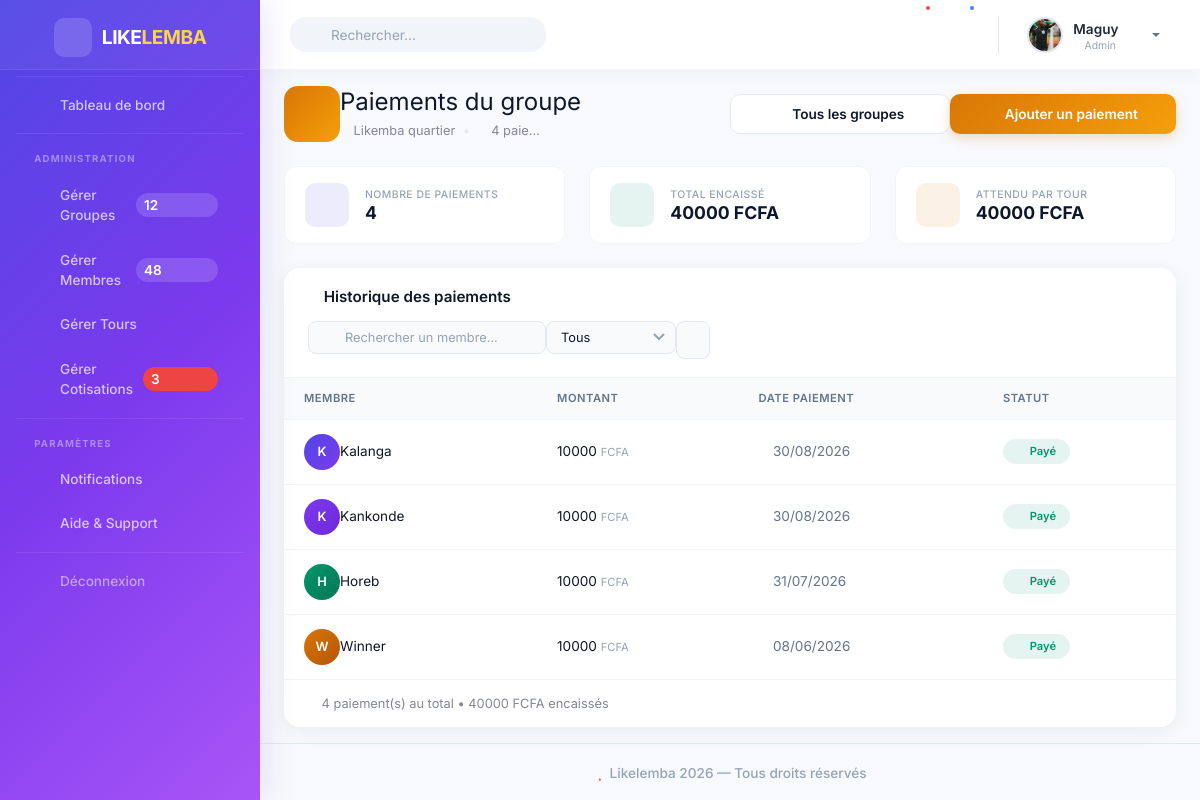
Page /groupes/7/paiements/ (signed in) on the committed database.
### authentification/models.py (models this page shows)
class Utilisateur(AbstractUser):
    telephone = models.CharField(max_length=20)
    ROLE_CHOICES = [
        ('ADMIN', 'Admin'),
        ('MEMBRE', 'Membre')
    ]
    role = models.CharField(max_length=10, choices=ROLE_CHOICES)
    photo = models.ImageField(upload_to='profiles/', null=True, blank=True)
    is_verified = models.BooleanField(default=False)

### likelemba_app/models.py (models this page shows, shortened)
class Groupe(models.Model):
    FREQUENCE_CHOICES = [
        ('QUOTIDIEN', 'Quotidien'),
        ('HEBDOMADAIRE', 'Hebdomadaire'),
        ('MENSUEL', 'Mensuel'),
        ('ANNUEL', 'Annuel')
    ]
    STATUT_CHOICES = [
        ('ACTIF', 'Actif'),
        ('TERMINE', 'Terminé')
    ]
    nom = models.CharField(max_length=100)
    montant_cotisation = models.DecimalField(
        max_digits=10,
        decimal_places=2
    )
    frequence = models.CharField(max_length=20, choices=FREQUENCE_CHOICES)
    date_debut = models.DateField()
    statut = models.CharField(max_length=20, choices = STATUT_CHOICES, default='ACTIF')
    date_creation = models.DateTimeField(auto_now_add=True, null=True)
    admin = models.ForeignKey(
        Utilisateur,
        on_delete=models.CASCADE
    )

class Paiement(models.Model):
    membre = models.ForeignKey(
        MembreGroupe,
        on_delete=models.CASCADE
    )
    tour = models.ForeignKey(
        Tour,
        on_delete=models.CASCADE
    )
    montant = models.DecimalField(
        max_digits=10,
        decimal_places=2
    )
    date_paiement = models.DateField()
    statut = models.CharField(
        max_length=20,
        choices=[
            ('PAYE', 'Payé'),
            ('NON_PAYE', 'Non payé')
        ]
    )

class MembreGroupe(models.Model):
    utilisateur = models.ForeignKey(
        Utilisateur,
        on_delete=models.CASCADE,
        null=True,
        blank=True
    )
    groupe = models.ForeignKey(
        Groupe,
        on_delete=models.CASCADE,
        null=True,
        blank=True
    )
    nom = models.CharField(max_length=100, null=True, blank=True)
    telephone = models.CharField(max_length=20, blank=True)
    ordre_reception = models.IntegerField()
    date_inscription = models.DateTimeField(auto_now_add=True)
    @property
    def nom_affiche(self):
        if self.utilisateur:
            return self.utilisateur.username
        return self.nom or "Membre sans nom"
    class Meta:
        unique_together = ('utilisateur', 'groupe')

### likelemba_app/views.py (the view)
# urls.py: path('groupes/<int:groupe_id>/paiements/', paiements_groupe_view, name='paiements_groupe'),
@login_required(login_url="login")
def paiements_groupe_view(request, groupe_id):
    if request.user.role != 'ADMIN':
        return redirect('dashboard_membre')
    groupe = get_object_or_404(Groupe, id=groupe_id, admin=request.user)
    paiements = Paiement.objects.filter(
        membre__groupe=groupe
    ).select_related('membre', 'membre__utilisateur').order_by('-date_paiement', '-id')
    resume = paiements.aggregate(total_encaisse=Sum('montant'))
    total_encaisse = resume['total_encaisse'] or 0
    total_paiements = paiements.count()
    total_attendu = groupe.montant_cotisation * MembreGroupe.objects.filter(groupe=groupe).count()
    return render(request, 'paiements/paiements_groupe.html', {
        'groupe': groupe,
        'paiements': paiements,
        'total_encaisse': total_encaisse,
        'total_paiements': total_paiements,
        'total_attendu': total_attendu,
    })

### likelemba/templates/paiements/paiements_groupe.html (shortened to what this page needs)
{% extends 'base.html' %}
{% load static %}
{% block content %}
<div class="page-header mb-3 mb-md-4">
    <div class="d-flex flex-column flex-sm-row justify-content-between align-items-start align-items-sm-center gap-3">
        <div class="d-flex align-items-center gap-3 w-100 w-sm-auto">
            <div class="group-avatar-large" style="background: linear-gradient(135deg, #d97706, #f59e0b); flex-shrink: 0;">
                <i class="fas fa-coins"></i>
            </div>
            <div class="min-width-0">
                <h1 class="h4 h-md-3 mb-1 fw-bold" style="color: #0f172a;">
                    Paiements du groupe
                </h1>
                <p class="text-muted small mb-0 text-truncate" style="max-width: 200px;">
                    <i class="fas fa-layer-group me-1" style="color: #d97706;"></i>
                    {{ groupe.nom }}
                    <span class="bullet">•</span>
                    <i class="fas fa-coins me-1" style="color: #d97706;"></i>
                    {{ total_paiements }} paiement{{ total_paiements|pluralize }}
                </p>
            </div>
        </div>
        <div class="d-flex gap-2 w-100 w-sm-auto">
            <a href="{% url 'liste_groupes_paiements' %}" class="btn btn-outline-modern flex-1">
                <i class="fas fa-arrow-left me-1"></i>
                <span class="d-none d-sm-inline">Tous les groupes</span>
            </a>
            <a href="{% url 'ajouter_paiement' groupe.id %}" class="btn btn-primary-modern flex-1">
                <i class="fas fa-arrow-left me-1"></i>
                <span class="d-none d-sm-inline">Ajouter un paiement</span>
            </a>
        </div>
    </div>
</div>
<div class="row g-2 g-md-3 mb-3 mb-md-4">
    <div class="col-4">
        <div class="stat-mini">
            <div class="stat-mini-body">
                <div class="stat-mini-icon purple">
                    <i class="fas fa-coins"></i>
                </div>
                <div class="stat-mini-content">
                    <span class="stat-mini-label">Nombre de paiements</span>
                    <h5 class="stat-mini-value">{{ total_paiements }}</h5>
                </div>
            </div>
        </div>
    </div>
    <div class="col-4">
        <div class="stat-mini">
            <div class="stat-mini-body">
                <div class="stat-mini-icon green">
                    <i class="fas fa-money-bill-wave"></i>
                </div>
                <div class="stat-mini-content">
                    <span class="stat-mini-label">Total encaissé</span>
                    <h5 class="stat-mini-value">{{ total_encaisse|floatformat:0 }} FCFA</h5>
                </div>
            </div>
        </div>
    </div>
    <div class="col-4">
        <div class="stat-mini">
            <div class="stat-mini-body">
                <div class="stat-mini-icon orange">
                    <i class="fas fa-calculator"></i>
                </div>
                <div class="stat-mini-content">
                    <span class="stat-mini-label">Attendu par tour</span>
                    <h5 class="stat-mini-value">{{ total_attendu|floatformat:0 }} FCFA</h5>
                </div>
            </div>
        </div>
    </div>
</div>
<div class="card-modern">
    <div class="card-modern-header d-flex flex-column flex-sm-row justify-content-between align-items-stretch align-items-sm-center gap-2">
        <span class="card-modern-title">
            <i class="fas fa-list me-2" style="color: #d97706;"></i>
            Historique des paiements
        </span>
        <div class="d-flex gap-2 w-100 w-sm-auto">
            <div class="search-wrapper flex-grow-1 flex-sm-grow-0">
                <i class="fas fa-search search-icon"></i>
                <input type="text" class="search-input" placeholder="Rechercher un membre..." id="tableSearch">
            </div>
            <div class="filter-wrapper flex-grow-1 flex-sm-grow-0">
                <select class="filter-select" id="statusFilter">
                    <option value="all">Tous</option>
                </select>
            </div>
            <button class="btn-filter-table" onclick="window.location.reload();">
                <i class="fas fa-sync-alt"></i>
            </button>
        </div>
    </div>
    <div class="card-modern-body p-0">
        <div class="table-responsive">
            <table class="table-modern" id="paymentTable">
                <thead>
                    <tr>
                        <th>Membre</th>
                        <th>Montant</th>
                        <th class="d-none d-md-table-cell">Date paiement</th>
                        <th>Statut</th>
                    </tr>
                </thead>
                <tbody>
                    {% for paiement in paiements %}
                    <tr data-status="{{ paiement.statut }}">
                        <td>
                            <div class="d-flex align-items-center gap-2">
                                <div class="member-avatar" style="background: linear-gradient(135deg, {% cycle '#4f46e5' '#7c3aed' '#059669' '#d97706' '#2563eb' '#dc2626' %}, {% cycle '#7c3aed' '#6d28d9' '#047857' '#b45309' '#1d4ed8' '#b91c1c' %}); flex-shrink: 0;">
                                    {{ paiement.membre.nom_affiche|make_list|first|upper }}
                                </div>
                                <div class="min-width-0">
                                    <span class="fw-semibold d-block text-truncate" style="color: #0f172a; max-width: 100px;">{{ paiement.membre.nom_affiche }}</span>
                                </div>
                            </div>
                        </td>
                        <td>
                            <span class="fw-semibold" style="color: #0f172a; font-size: 0.85rem;">
                                {{ paiement.montant|floatformat:0 }}
                            </span>
                            <span class="d-none d-sm-inline" style="font-size: 0.7rem; color: #94a3b8;">FCFA</span>
                        </td>
                        <td class="d-none d-md-table-cell">
                            <span style="color: #64748b; font-size: 0.85rem;">
                                <i class="far fa-calendar-alt me-1"></i>
                                {{ paiement.date_paiement|date:"d/m/Y" }}
                            </span>
                        </td>
                        <td>
                            {% if paiement.statut == "PAYE" %}
                                <span class="badge-status success">
                                    <i class="fas fa-check-circle me-1"></i>
                                    <span class="d-none d-sm-inline">Payé</span>
                                </span>
                            {% else %}
                                <span class="badge-status warning">
                                    <i class="fas fa-clock me-1"></i>
                                    <span class="d-none d-sm-inline">Non payé</span>
                                    <span class="d-sm-none">⏳</span>
                                </span>
                            {% endif %}
                        </td>
                    </tr>
                    {% endfor %}
                </tbody>
            </table>
        </div>
    </div>
    <div class="card-modern-footer d-flex flex-column flex-sm-row justify-content-between align-items-center gap-2">
        <span class="text-muted small">
            <i class="fas fa-info-circle me-1"></i>
            {{ paiements|length }} paiement(s) au total
            <span class="d-none d-sm-inline">• {{ total_encaisse|floatformat:0 }} FCFA encaissés</span>
        </span>
    </div>
</div>
{% endblock %}

### likelemba/templates/components/navbar.html (shortened to what this page needs)
{% load static %}
<nav class="navbar navbar-expand navbar-light bg-white topbar mb-0 static-top shadow-sm">
    <form class="d-none d-sm-inline-block form-inline mr-auto my-2 my-md-0">
        <div class="search-wrapper">
            <i class="fas fa-search search-icon"></i>
            <input type="text" class="form-control" placeholder="Rechercher...">
        </div>
    </form>
    <ul class="navbar-nav ml-auto align-items-center" style="flex-direction: row; gap: 2px;">
        <li class="nav-item">
            <a class="nav-link" href="#" role="button" style="position: relative;">
                <i class="fas fa-bell fa-fw" style="font-size: 1.1rem;"></i>
                <span class="badge-dot"></span>
            </a>
        </li>
        <li class="nav-item">
            <a class="nav-link" href="#" role="button" style="position: relative;">
                <i class="fas fa-envelope fa-fw" style="font-size: 1.1rem;"></i>
                <span class="badge-dot blue"></span>
            </a>
        </li>
        <li class="nav-item">
            <a class="nav-link dropdown-toggle user-profile" href="#" id="userDropdown" role="button" data-toggle="dropdown" aria-haspopup="true" aria-expanded="false">
                {% if request.user.photo %}
                    <img src="{{ request.user.photo.url }}" alt="Photo de profil">
                {% else %}
                    <img src="{% static 'img/undraw_profile_2.svg' %}" alt="Photo de profil">
                {% endif %}
                <div class="user-info d-none d-lg-block">
                    <span class="user-name">{{ request.user.username }}</span>
                    <span class="user-role">
                        <i class="fas fa-circle" style="color: #22c55e;"></i>
                        {{ request.user.get_role_display }}
                    </span>
                </div>
                <i class="fas fa-chevron-down chevron"></i>
            </a>
        </li>
    </ul>
</nav>

### likelemba/templates/base.html (style rules this page uses)
:root { --primary-color: #4f46e5; --primary-gradient: linear-gradient(135deg, #4f46e5 0%, #7c3aed 50%, #a855f7 100%); --sidebar-width: 260px; --header-height: 70px; --shadow-card: 0 4px 20px rgba(0, 0, 0, 0.06); --shadow-hover: 0 8px 30px rgba(0, 0, 0, 0.12); --radius-lg: 16px; --radius-md: 12px; --radius-sm: 8px; --transition-smooth: all 0.3s cubic-bezier(0.4, 0, 0.2, 1); }
* { font-family: 'Inter', -apple-system, BlinkMacSystemFont, sans-serif; }
body { background: #f8fafc; }
.navbar { height: var(--header-height) !important; padding: 0 30px !important; background: #ffffff !important; box-shadow: 0 2px 20px rgba(0, 0, 0, 0.04) !important; border-bottom: 1px solid rgba(0, 0, 0, 0.04) !important; position: sticky; top: 0; z-index: 1030; display: flex; align-items: center; justify-content: space-between; }
.navbar .form-control { border-radius: var(--radius-lg) !important; padding: 9px 18px 9px 40px !important; font-size: 0.85rem; background: #f1f5f9 !important; border: 1px solid transparent !important; transition: var(--transition-smooth); min-width: 200px; }
.navbar .form-control::placeholder { color: #94a3b8; }
.navbar .search-wrapper { position: relative; }
.navbar .search-wrapper .search-icon { position: absolute; left: 14px; top: 50%; transform: translateY(-50%); color: #94a3b8; font-size: 0.85rem; }
.navbar .nav-link { padding: 8px 10px !important; border-radius: var(--radius-md) !important; color: #64748b !important; transition: var(--transition-smooth); position: relative; }
.navbar .nav-link .badge-dot { position: absolute; top: 4px; right: 4px; width: 8px; height: 8px; background: #ef4444; border-radius: 50%; border: 2px solid #ffffff; }
.navbar .nav-link .badge-dot.blue { background: #3b82f6; }
.user-profile { display: flex !important; align-items: center !important; gap: 10px; padding: 4px 12px 4px 8px !important; border-radius: var(--radius-lg) !important; cursor: pointer; transition: var(--transition-smooth); text-decoration: none; }
.user-profile .user-name { font-weight: 600; font-size: 0.85rem; color: #1e293b; }
.user-profile .user-role { font-size: 0.65rem; color: #94a3b8; display: block; margin-top: -2px; }
.user-profile .user-role i { font-size: 0.35rem; vertical-align: middle; margin-right: 4px; }
.user-profile img { width: 36px; height: 36px; border-radius: 50%; object-fit: cover; border: 2px solid #e2e8f0; transition: var(--transition-smooth); flex-shrink: 0; }
.user-profile .chevron { font-size: 0.6rem; color: #94a3b8; transition: var(--transition-smooth); margin-left: 2px; }
.card-modern { background: #ffffff; border: none !important; border-radius: var(--radius-lg) !important; box-shadow: var(--shadow-card) !important; transition: var(--transition-smooth); }

### rows in the picture
Utilisateur: user.photo (picture), user.username "Maguy", user.role "Admin"
Groupe: nom "Likemba quartier"
Paiement: membre.nom_affiche|make_list "K", membre.nom_affiche "Kalanga", montant "10000", date_paiement "30/08/2026", statut "PAYE" (drawn)
Paiement: membre.nom_affiche|make_list "K", membre.nom_affiche "Kankonde", montant "10000", date_paiement "30/08/2026", statut "PAYE" (drawn)
Paiement: membre.nom_affiche|make_list "H", membre.nom_affiche "Horeb", montant "10000", date_paiement "31/07/2026", statut "PAYE" (drawn)
Paiement: membre.nom_affiche|make_list "W", membre.nom_affiche "Winner", montant "10000", date_paiement "08/06/2026", statut "PAYE" (drawn)

### other values in the picture
{{ total_paiements }} "4"
{{ total_encaisse|floatformat:0 }} "40000"
{{ total_attendu|floatformat:0 }} "40000"
{{ paiements|length }} "4"
